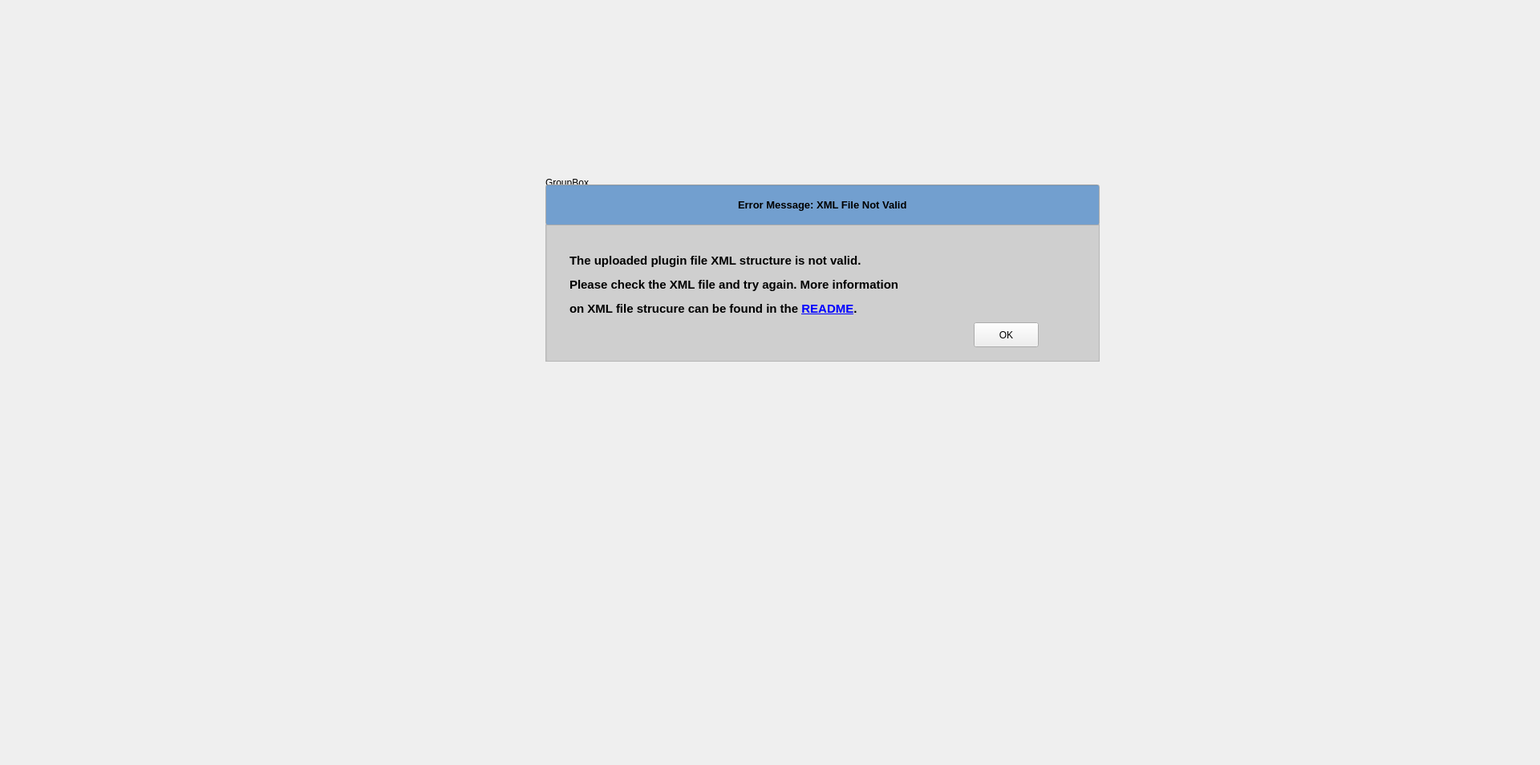
<?xml version="1.0" encoding="UTF-8"?>
<ui version="4.0">
 <class>DockWidget</class>
 <widget class="QDockWidget" name="DockWidget">
  <property name="geometry">
   <rect>
    <x>0</x>
    <y>0</y>
    <width>1920</width>
    <height>954</height>
   </rect>
  </property>
  <property name="palette">
   <palette>
    <active>
     <colorrole role="Base">
      <brush brushstyle="SolidPattern">
       <color alpha="142">
        <red>184</red>
        <green>184</green>
        <blue>184</blue>
       </color>
      </brush>
     </colorrole>
    </active>
    <inactive>
     <colorrole role="Base">
      <brush brushstyle="SolidPattern">
       <color alpha="142">
        <red>184</red>
        <green>184</green>
        <blue>184</blue>
       </color>
      </brush>
     </colorrole>
    </inactive>
    <disabled>
     <colorrole role="Base">
      <brush brushstyle="SolidPattern">
       <color alpha="255">
        <red>255</red>
        <green>255</green>
        <blue>255</blue>
       </color>
      </brush>
     </colorrole>
    </disabled>
   </palette>
  </property>
  <property name="windowTitle">
   <string>DockWidget</string>
  </property>
  <widget class="QWidget" name="dockWidgetContents">
   <widget class="QGroupBox" name="groupBox">
    <property name="geometry">
     <rect>
      <x>680</x>
      <y>220</y>
      <width>691</width>
      <height>231</height>
     </rect>
    </property>
    <property name="title">
     <string>GroupBox</string>
    </property>
    <widget class="QLineEdit" name="PluginView_4">
     <property name="geometry">
      <rect>
       <x>0</x>
       <y>10</y>
       <width>691</width>
       <height>51</height>
      </rect>
     </property>
     <property name="palette">
      <palette>
       <active>
        <colorrole role="Base">
         <brush brushstyle="SolidPattern">
          <color alpha="255">
           <red>114</red>
           <green>159</green>
           <blue>207</blue>
          </color>
         </brush>
        </colorrole>
       </active>
       <inactive>
        <colorrole role="Base">
         <brush brushstyle="SolidPattern">
          <color alpha="255">
           <red>114</red>
           <green>159</green>
           <blue>207</blue>
          </color>
         </brush>
        </colorrole>
       </inactive>
       <disabled>
        <colorrole role="Base">
         <brush brushstyle="SolidPattern">
          <color alpha="255">
           <red>255</red>
           <green>255</green>
           <blue>255</blue>
          </color>
         </brush>
        </colorrole>
       </disabled>
      </palette>
     </property>
     <property name="font">
      <font>
       <pointsize>10</pointsize>
       <weight>75</weight>
       <bold>true</bold>
      </font>
     </property>
     <property name="autoFillBackground">
      <bool>false</bool>
     </property>
     <property name="text">
      <string>Error Message: XML File Not Valid</string>
     </property>
     <property name="alignment">
      <set>Qt::AlignCenter</set>
     </property>
     <property name="readOnly">
      <bool>true</bool>
     </property>
    </widget>
    <widget class="QColumnView" name="PluginView_3">
     <property name="geometry">
      <rect>
       <x>0</x>
       <y>60</y>
       <width>691</width>
       <height>171</height>
      </rect>
     </property>
     <property name="palette">
      <palette>
       <active>
        <colorrole role="Base">
         <brush brushstyle="SolidPattern">
          <color alpha="142">
           <red>184</red>
           <green>184</green>
           <blue>184</blue>
          </color>
         </brush>
        </colorrole>
       </active>
       <inactive>
        <colorrole role="Base">
         <brush brushstyle="SolidPattern">
          <color alpha="142">
           <red>184</red>
           <green>184</green>
           <blue>184</blue>
          </color>
         </brush>
        </colorrole>
       </inactive>
       <disabled>
        <colorrole role="Base">
         <brush brushstyle="SolidPattern">
          <color alpha="255">
           <red>255</red>
           <green>255</green>
           <blue>255</blue>
          </color>
         </brush>
        </colorrole>
       </disabled>
      </palette>
     </property>
    </widget>
    <widget class="QPushButton" name="pushButton">
     <property name="geometry">
      <rect>
       <x>534</x>
       <y>182</y>
       <width>81</width>
       <height>31</height>
      </rect>
     </property>
     <property name="text">
      <string>OK</string>
     </property>
    </widget>
    <widget class="QLabel" name="label">
     <property name="geometry">
      <rect>
       <x>30</x>
       <y>80</y>
       <width>501</width>
       <height>111</height>
      </rect>
     </property>
     <property name="text">
      <string>&lt;html&gt;&lt;head/&gt;&lt;body&gt;&lt;p&gt;&lt;span style=&quot; font-size:11pt; font-weight:600;&quot;&gt;The uploaded plugin file XML structure is not valid.&lt;/span&gt;&lt;/p&gt;&lt;p&gt;&lt;span style=&quot; font-size:11pt; font-weight:600;&quot;&gt;Please check the XML file and try again. More information &lt;/span&gt;&lt;/p&gt;&lt;p&gt;&lt;span style=&quot; font-size:11pt; font-weight:600;&quot;&gt;on XML file strucure can be found in the &lt;/span&gt;&lt;span style=&quot; font-size:11pt; font-weight:600; text-decoration: underline; color:#0000ff;&quot;&gt;README&lt;/span&gt;&lt;span style=&quot; font-size:11pt; font-weight:600;&quot;&gt;.&lt;/span&gt;&lt;/p&gt;&lt;/body&gt;&lt;/html&gt;</string>
     </property>
     <property name="textFormat">
      <enum>Qt::AutoText</enum>
     </property>
    </widget>
    <zorder>PluginView_3</zorder>
    <zorder>PluginView_4</zorder>
    <zorder>pushButton</zorder>
    <zorder>label</zorder>
   </widget>
  </widget>
 </widget>
 <resources/>
 <connections/>
</ui>
